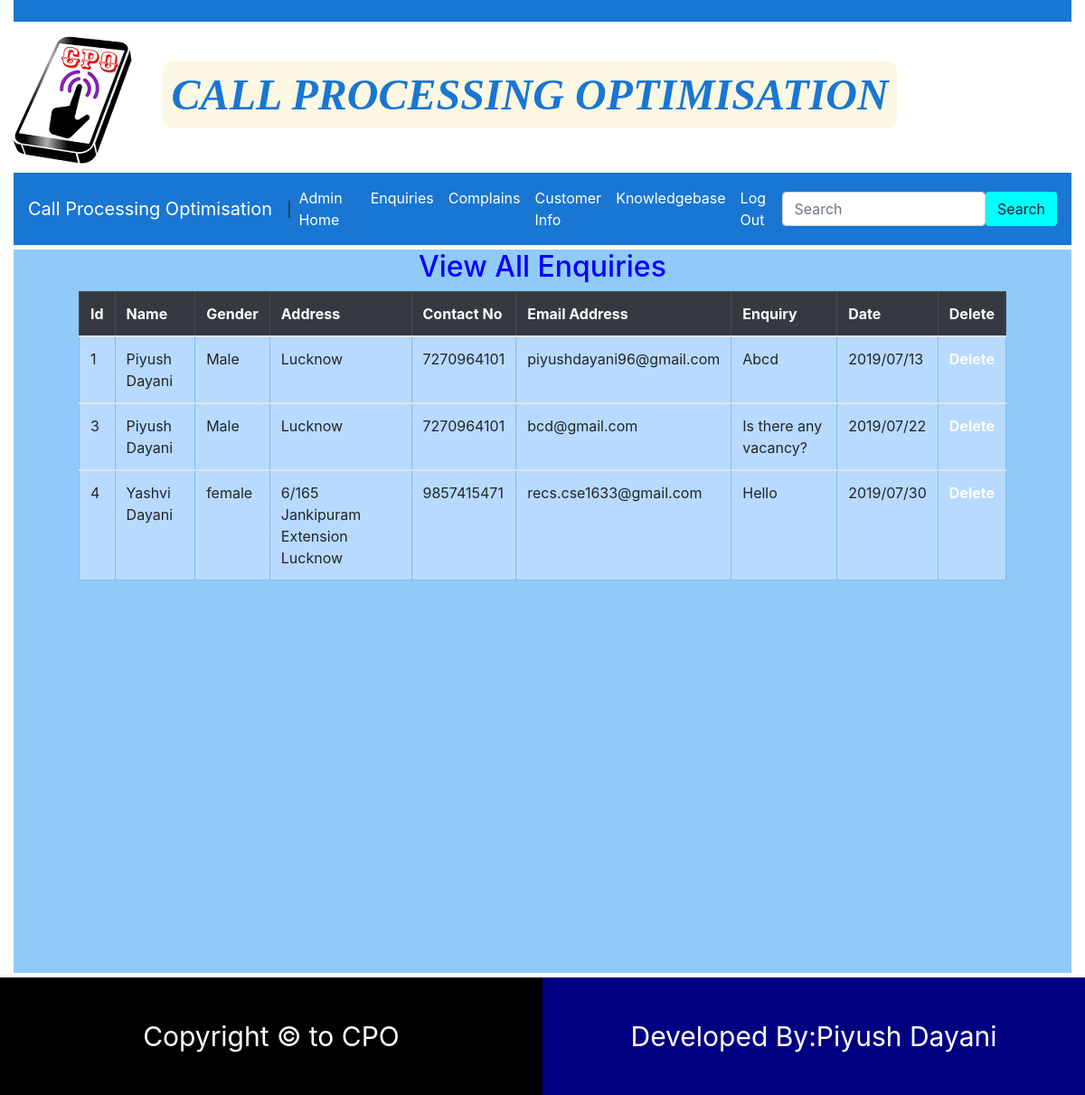
The page /adminzone/enquiries (signed in) on the database its author committed.
### generalzone/models.py (models this page shows)
class Enquiry(models.Model):
    name=models.CharField(max_length=50)
    gender=models.CharField(max_length=50)
    address=models.TextField()
    contact_no=models.CharField(max_length=15)
    emailaddress=models.EmailField()
    enquirytext=models.TextField()
    enquirydate=models.CharField(max_length=20)

### adminzone/views.py (the view)
def enquiries(request):
    if request.session['adminid']:
        enq=Enquiry.objects.all()
        return render(request,'enquiries.html',{'enq':enq})
    else:
        return render(request,'login.html')

### adminzone/templates/enquiries.html (shortened to what this page needs)
<!DOCTYPE html>
<html lang="en">
{% load static%}
<head>
<link rel="stylesheet" href="https://stackpath.bootstrapcdn.com/bootstrap/4.3.1/css/bootstrap.min.css">
<link rel="stylesheet" href="https://maxcdn.bootstrapcdn.com/font-awesome/4.7.0/css/font-awesome.min.css">
</head>
<body>
<div class="bs-example">
<div class="container-fluid">
  <div class="container-fluid" style="background-color:#1976d2">&nbsp;</div>
    <div class="row" style="height:160px; width:101.1%;   border-radius:10px;margin-top:5px;"><img src="{%static 'images/cpos.png'%}"/><div style="margin-left:20px; font-size:4vw;line-height:150px;color:white;"><b><i><mark style="font-family:cursive;color:#1976d2;border-radius:10px;">CALL PROCESSING OPTIMISATION</mark></i></b></div></div>
    <nav id="nav-tab" class="navbar navbar-expand-md   sticky-top " style="background-color:#1976d2;margin-top:2px; ">
        <a href="#" class="navbar-brand">Call Processing Optimisation </a>|
        <div class="collapse navbar-collapse" id="navbarCollapse">
            <div class="navbar-nav">
                       <a href="{% url 'adminzone:adminhome'%}" class="nav-item nav-link ">Admin Home</a>
            <a href="{% url 'adminzone:enquiries'%}" class="nav-item nav-link ">Enquiries</a>
            <a href="{% url 'adminzone:complains'%}" class="nav-item nav-link ">Complains</a>
            <a href="{% url 'adminzone:customerinfo'%}" class="nav-item nav-link ">Customer Info</a>
            <a href="{%url 'adminzone:knowledgebase'%}" class="nav-item nav-link ">Knowledgebase</a>
            <a href="{%url 'adminzone:logout'%}" class="nav-item nav-link ">Log Out</a>
            </div>
            <div class="navbar-nav ml-auto">
                   <form class="navbar-form navbar-left" role="search">
        <div class="form-group navbar-nav ml auto">
          <input type="text" class="form-control" placeholder="Search">
        <button type="submit" class="btn btn-default" style="background-color:aqua;">Search</button></div>
                   </form></div>
        </div>
    </nav>
    <div id="parent" class="container-fluid">
            <h2 style="text-align:center;color:blue;">
                View All Enquiries
            </h2>
        <div class="table-responsive">
        <table border="1" style="margin:0px auto;width:90%" class="table">
          <thead class="table-dark">
           <tr>
               <th>Id</th>
               <th>Name</th>
               <th>Gender</th>
               <th>Address</th>
               <th>Contact No</th>
               <th>Email Address</th>
               <th>Enquiry</th>
               <th>Date</th>
               <th>Delete</th>
           </tr></thead>
            {% for e in enq %}
              <tbody class="table-hover">
                <tr class="table-primary">
                    <td>{{e.id}}</td>
                    <td>{{e.name}}</td>
                    <td>{{e.gender}}</td>
                    <td>{{e.address}}</td>
                    <td>{{e.contact_no}}</td>
                    <td>{{e.emailaddress}}</td>
                    <td>{{e.enquirytext}}</td>
                    <td>{{e.enquirydate}}</td>
                    <td><a style="font-weight:bold;" href="{%url 'adminzone:deleteenquiries' e.id%}">Delete</a></td>
                </tr>
              </tbody>
            {%endfor%}
        </table>
            </div>
    </div>
    <div id="footer" class="row">
        <div id="lfooter" class="col-sm-6">
            Copyright &copy; to CPO
        </div>
        <div id="rfooter" class="col-sm-6">
            Developed By:Piyush Dayani
        </div>
    </div>
</div>
</div>
</body>
</html>

### adminzone/templates/enquiries.html (style rules this page uses)
.bs-example { // margin-top: 20px; }
#parent { min-height:800px; margin-top:5px; background-color:#90caf9; }
#footer { min-height:130px; margin-top:5px; }
#lfooter { min-height:130px; background-color:black; color:white; text-align:center; float:left; font-size:30px; line-height:130px; }
#rfooter { min-height:130px; background-color:navy; float:right; font-size:30px; color:white; text-align:center; line-height:130px; }
a { color:white; }

### rows shown on the page
Enquiry: id "1", name "Piyush Dayani", gender "Male", address "Lucknow", contact_no "7270964101", emailaddress "piyushdayani96@gmail.com", enquirytext "Abcd", enquirydate "2019/07/13"
Enquiry: id "3", name "Piyush Dayani", gender "Male", address "Lucknow", contact_no "7270964101", emailaddress "bcd@gmail.com", enquirytext "Is there any vacancy?", enquirydate "2019/07/22"
Enquiry: id "4", name "Yashvi Dayani", gender "female", address "6/165 Jankipuram Extension Lucknow", contact_no "9857415471", emailaddress "recs.cse1633@gmail.com", enquirytext "Hello", enquirydate "2019/07/30"
